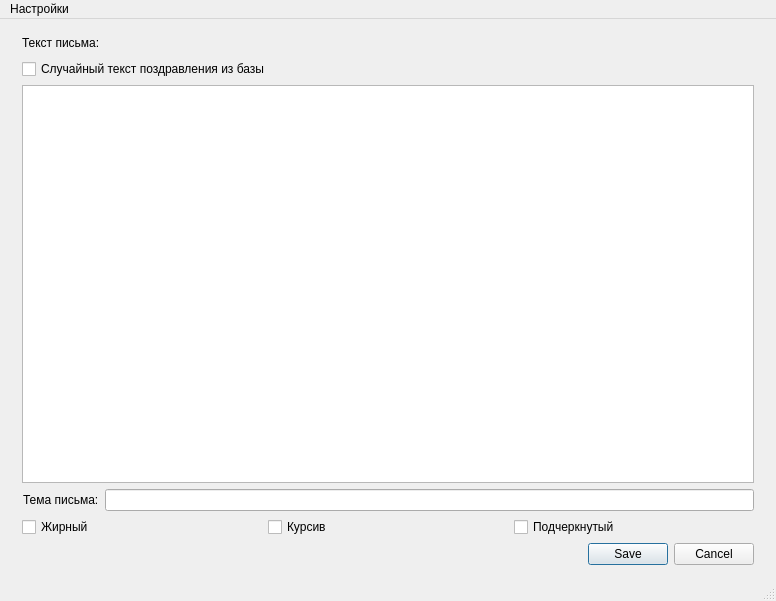
<?xml version="1.0" encoding="UTF-8"?>
<ui version="4.0">
 <class>TextEditorWindow</class>
 <widget class="QMainWindow" name="TextEditorWindow">
  <property name="geometry">
   <rect>
    <x>0</x>
    <y>0</y>
    <width>776</width>
    <height>601</height>
   </rect>
  </property>
  <property name="windowTitle">
   <string>Редактор текста письма</string>
  </property>
  <widget class="QWidget" name="centralwidget">
   <layout class="QVBoxLayout" name="verticalLayout">
    <item>
     <spacer name="verticalSpacer_2">
      <property name="orientation">
       <enum>Qt::Vertical</enum>
      </property>
      <property name="sizeType">
       <enum>QSizePolicy::Fixed</enum>
      </property>
      <property name="sizeHint" stdset="0">
       <size>
        <width>20</width>
        <height>5</height>
       </size>
      </property>
     </spacer>
    </item>
    <item>
     <layout class="QHBoxLayout" name="horizontalLayout_3">
      <item>
       <spacer name="horizontalSpacer_7">
        <property name="orientation">
         <enum>Qt::Horizontal</enum>
        </property>
        <property name="sizeType">
         <enum>QSizePolicy::Fixed</enum>
        </property>
        <property name="sizeHint" stdset="0">
         <size>
          <width>13</width>
          <height>20</height>
         </size>
        </property>
       </spacer>
      </item>
      <item>
       <widget class="QLabel" name="label">
        <property name="text">
         <string>Текст письма:</string>
        </property>
       </widget>
      </item>
      <item>
       <spacer name="horizontalSpacer_8">
        <property name="orientation">
         <enum>Qt::Horizontal</enum>
        </property>
        <property name="sizeType">
         <enum>QSizePolicy::Fixed</enum>
        </property>
        <property name="sizeHint" stdset="0">
         <size>
          <width>13</width>
          <height>20</height>
         </size>
        </property>
       </spacer>
      </item>
     </layout>
    </item>
    <item>
     <layout class="QHBoxLayout" name="horizontalLayout_5">
      <item>
       <spacer name="horizontalSpacer_9">
        <property name="orientation">
         <enum>Qt::Horizontal</enum>
        </property>
        <property name="sizeType">
         <enum>QSizePolicy::Fixed</enum>
        </property>
        <property name="sizeHint" stdset="0">
         <size>
          <width>13</width>
          <height>20</height>
         </size>
        </property>
       </spacer>
      </item>
      <item>
       <widget class="QCheckBox" name="randtext">
        <property name="text">
         <string>Случайный текст поздравления из базы</string>
        </property>
       </widget>
      </item>
     </layout>
    </item>
    <item>
     <layout class="QHBoxLayout" name="horizontalLayout_2">
      <item>
       <spacer name="horizontalSpacer">
        <property name="orientation">
         <enum>Qt::Horizontal</enum>
        </property>
        <property name="sizeType">
         <enum>QSizePolicy::Fixed</enum>
        </property>
        <property name="sizeHint" stdset="0">
         <size>
          <width>13</width>
          <height>20</height>
         </size>
        </property>
       </spacer>
      </item>
      <item>
       <widget class="QTextEdit" name="textEdit"/>
      </item>
      <item>
       <spacer name="horizontalSpacer_2">
        <property name="orientation">
         <enum>Qt::Horizontal</enum>
        </property>
        <property name="sizeType">
         <enum>QSizePolicy::Fixed</enum>
        </property>
        <property name="sizeHint" stdset="0">
         <size>
          <width>13</width>
          <height>20</height>
         </size>
        </property>
       </spacer>
      </item>
     </layout>
    </item>
    <item>
     <layout class="QHBoxLayout" name="horizontalLayout_6">
      <item>
       <spacer name="horizontalSpacer_10">
        <property name="orientation">
         <enum>Qt::Horizontal</enum>
        </property>
        <property name="sizeType">
         <enum>QSizePolicy::Fixed</enum>
        </property>
        <property name="sizeHint" stdset="0">
         <size>
          <width>14</width>
          <height>20</height>
         </size>
        </property>
       </spacer>
      </item>
      <item>
       <widget class="QLabel" name="label_2">
        <property name="text">
         <string>Тема письма:</string>
        </property>
       </widget>
      </item>
      <item>
       <widget class="QLineEdit" name="subject"/>
      </item>
      <item>
       <spacer name="horizontalSpacer_11">
        <property name="orientation">
         <enum>Qt::Horizontal</enum>
        </property>
        <property name="sizeType">
         <enum>QSizePolicy::Fixed</enum>
        </property>
        <property name="sizeHint" stdset="0">
         <size>
          <width>13</width>
          <height>20</height>
         </size>
        </property>
       </spacer>
      </item>
     </layout>
    </item>
    <item>
     <layout class="QHBoxLayout" name="horizontalLayout">
      <item>
       <spacer name="horizontalSpacer_3">
        <property name="orientation">
         <enum>Qt::Horizontal</enum>
        </property>
        <property name="sizeType">
         <enum>QSizePolicy::Fixed</enum>
        </property>
        <property name="sizeHint" stdset="0">
         <size>
          <width>13</width>
          <height>20</height>
         </size>
        </property>
       </spacer>
      </item>
      <item>
       <widget class="QCheckBox" name="bold">
        <property name="text">
         <string>Жирный</string>
        </property>
       </widget>
      </item>
      <item>
       <widget class="QCheckBox" name="italic">
        <property name="text">
         <string>Курсив</string>
        </property>
       </widget>
      </item>
      <item>
       <widget class="QCheckBox" name="underlined">
        <property name="text">
         <string>Подчеркнутый</string>
        </property>
       </widget>
      </item>
      <item>
       <spacer name="horizontalSpacer_4">
        <property name="orientation">
         <enum>Qt::Horizontal</enum>
        </property>
        <property name="sizeType">
         <enum>QSizePolicy::Fixed</enum>
        </property>
        <property name="sizeHint" stdset="0">
         <size>
          <width>13</width>
          <height>20</height>
         </size>
        </property>
       </spacer>
      </item>
     </layout>
    </item>
    <item>
     <layout class="QHBoxLayout" name="horizontalLayout_4">
      <item>
       <spacer name="horizontalSpacer_6">
        <property name="orientation">
         <enum>Qt::Horizontal</enum>
        </property>
        <property name="sizeType">
         <enum>QSizePolicy::Fixed</enum>
        </property>
        <property name="sizeHint" stdset="0">
         <size>
          <width>13</width>
          <height>20</height>
         </size>
        </property>
       </spacer>
      </item>
      <item>
       <widget class="QDialogButtonBox" name="buttonBox">
        <property name="standardButtons">
         <set>QDialogButtonBox::Cancel|QDialogButtonBox::Save</set>
        </property>
       </widget>
      </item>
      <item>
       <spacer name="horizontalSpacer_5">
        <property name="orientation">
         <enum>Qt::Horizontal</enum>
        </property>
        <property name="sizeType">
         <enum>QSizePolicy::Fixed</enum>
        </property>
        <property name="sizeHint" stdset="0">
         <size>
          <width>13</width>
          <height>20</height>
         </size>
        </property>
       </spacer>
      </item>
     </layout>
    </item>
    <item>
     <spacer name="verticalSpacer">
      <property name="orientation">
       <enum>Qt::Vertical</enum>
      </property>
      <property name="sizeType">
       <enum>QSizePolicy::Fixed</enum>
      </property>
      <property name="sizeHint" stdset="0">
       <size>
        <width>20</width>
        <height>5</height>
       </size>
      </property>
     </spacer>
    </item>
   </layout>
  </widget>
  <widget class="QMenuBar" name="menubar">
   <property name="geometry">
    <rect>
     <x>0</x>
     <y>0</y>
     <width>776</width>
     <height>26</height>
    </rect>
   </property>
   <widget class="QMenu" name="settings">
    <property name="title">
     <string>Настройки</string>
    </property>
    <addaction name="senderConfigWindowBtn"/>
    <addaction name="textEditorWindowBtn_3"/>
   </widget>
   <addaction name="settings"/>
  </widget>
  <widget class="QStatusBar" name="statusbar"/>
  <action name="senderConfigWindowBtn">
   <property name="text">
    <string>Почта отправителя</string>
   </property>
   <property name="shortcut">
    <string>Ctrl+F</string>
   </property>
  </action>
  <action name="textEditorWindowBtn">
   <property name="enabled">
    <bool>false</bool>
   </property>
   <property name="text">
    <string>Текст письма</string>
   </property>
   <property name="shortcut">
    <string>Shift+T</string>
   </property>
  </action>
  <action name="greetingsEditorWindowBtn">
   <property name="text">
    <string>Обращения</string>
   </property>
   <property name="shortcut">
    <string>Shift+G</string>
   </property>
  </action>
  <action name="signatureEditorWindowBtn">
   <property name="text">
    <string>Подпись</string>
   </property>
   <property name="shortcut">
    <string>Shift+S</string>
   </property>
  </action>
  <action name="textEditorWindowBtn_3">
   <property name="enabled">
    <bool>false</bool>
   </property>
   <property name="text">
    <string>Текст и тема</string>
   </property>
   <property name="shortcut">
    <string>Ctrl+T</string>
   </property>
  </action>
 </widget>
 <resources/>
 <connections/>
</ui>
